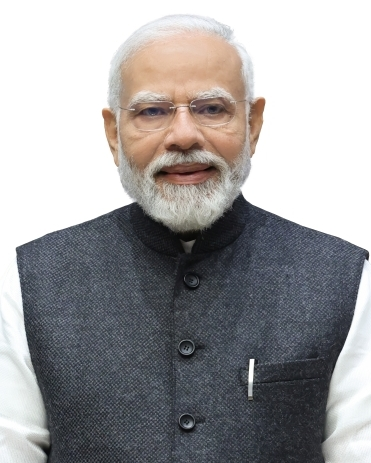
#> input picture sample_images/modiji.jpg, 371 x 463 px
$ python main.py --image sample_images/modiji.jpg
#> lines starting #> are read from the running program, lines starting #| are printed output that depends on the picture
### src/detector.py
import cv2
import os

def detect_and_crop_face(image_path, padding=50):
    """
    Detects a face in the image and returns a cropped (and padded) version of the face.
    If no face is detected, returns the original image.
    """
#> called with image_path = 'sample_images/modiji.jpg', padding = 50
    if not os.path.exists(image_path):
        raise FileNotFoundError(f"Image not found at {image_path}")

    # Load image
    img = cv2.imread(image_path)
#> img is the input picture: shape (463, 371, 3); mean B, G, R 158.7, 157.6, 158.8
    if img is None:
        raise ValueError("Failed to load image with OpenCV.")

    gray = cv2.cvtColor(img, cv2.COLOR_BGR2GRAY)
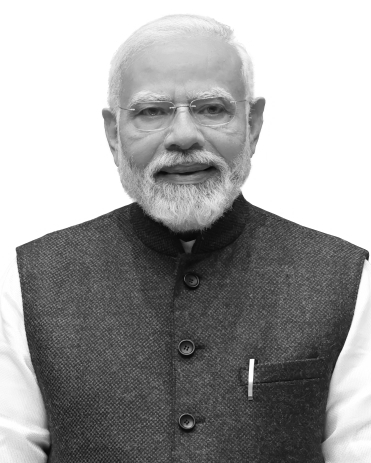
#> gray: shape (463, 371); min 7, max 255, mean 158.1

    # Load Haar cascade
    cascade_path = cv2.data.haarcascades + 'haarcascade_frontalface_default.xml'
    face_cascade = cv2.CascadeClassifier(cascade_path)

    faces = face_cascade.detectMultiScale(gray, scaleFactor=1.1, minNeighbors=5, minSize=(30, 30))
#> faces = [[103, 49, 160, 160]]

    if len(faces) == 0:
        return img, False

    # Take the first detected face
    x, y, w, h = faces[0]
#> x = 103; y = 49; w = 160; h = 160

    # Add padding
    x_start = max(0, x - padding)
#> x_start = 53
    y_start = max(0, y - padding)
#> y_start = 0
    x_end = min(img.shape[1], x + w + padding)
#> x_end = 313
    y_end = min(img.shape[0], y + h + padding)
#> y_end = 259

    cropped = img[y_start:y_end, x_start:x_end]
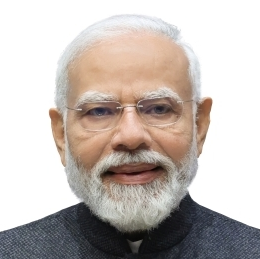
#> cropped: shape (259, 260, 3); mean B, G, R 181.9, 186.8, 195.3
    return cropped, True

### src/searcher.py
import os
import json
import requests
from dotenv import load_dotenv

load_dotenv()

SERPAPI_KEY = os.getenv("SERPAPI_KEY")
SOCIAL_DOMAINS = ["x.com", "twitter.com", "instagram.com", "linkedin.com", "reddit.com", "facebook.com"]

def reverse_image_search(image_path, mock=False, mock_file="mock_search.json"):
    """
    Perform a reverse image search using SerpApi Google Lens engine.
    Filters visual_matches to prioritize social media domains.
    """
    if mock:
        print(f"      -> [MOCK] Loading mock data from {mock_file}...")
        if os.path.exists(mock_file):
            with open(mock_file, 'r') as f:
                return json.load(f)
        else:
            # Create a default mock if it doesn't exist
            mock_data = {
                "source_platform": "X",
                "post_url": "https://x.com/example/status/123456789",
                "title": "Example Post about the OSINT investigation",
                "thumbnail_url": "https://example.com/mock_thumb.jpg",
                "timestamp": "2023-10-01"
            }
            with open(mock_file, 'w') as f:
                json.dump(mock_data, f, indent=4)
            return mock_data

    if not SERPAPI_KEY:
        raise ValueError("SERPAPI_KEY is not set in the environment.")

    # Upload local image to SerpApi (Google Lens hack via image parameter/url)
    print("      -> Uploading image to SerpApi...")
    with open(image_path, 'rb') as f:
        files = {'image': f}
        upload_resp = requests.post(f"https://serpapi.com/image?api_key={SERPAPI_KEY}", files=files)

    upload_resp.raise_for_status()
    image_id = upload_resp.json().get('image_id')
    if not image_id:
        raise ValueError("Failed to get image_id from SerpApi.")

    print(f"      -> Search query with image_id: {image_id}")
    params = {
        "engine": "google_lens",
        "image_id": image_id,
        "api_key": SERPAPI_KEY
    }

    search_resp = requests.get("https://serpapi.com/search", params=params)
    search_resp.raise_for_status()

    result = _filter_results(search_resp.json())
    if result:
        # Save real result as mock file if missing, for later use
        if not os.path.exists(mock_file):
            with open(mock_file, 'w') as f:
                json.dump(result, f, indent=4)
    return result

# [34 lines left out: functions _filter_results, _extract_platform, not called in this run]

### main.py
import argparse
import os
import copy
from src.detector import detect_and_crop_face
from src.searcher import reverse_image_search
from src.hasher import generate_evidence_hash
from src.blockchain import BlockchainClient

def main():
    parser = argparse.ArgumentParser(description="Visual OSINT & Blockchain Evidence Verification CLI")
    parser.add_argument("--image", required=True, help="Path to the input image")
    parser.add_argument("--mock", action="store_true", help="Use mock data to avoid API credits/live network")
    parser.add_argument("--tamper-test", action="store_true", help="Demonstrate tamper detection by altering the payload before verification")

    args = parser.parse_args()

    # Step 1: Detect Face
    print("\n[1/4] Detecting Face...")
    try:
        cropped_img, found = detect_and_crop_face(args.image)
#> found = True
        if found:
            print("      -> Face detected successfully. Proceeding with cropped image.")
            import cv2
            temp_image = "temp_cropped_face.jpg"
            cv2.imwrite(temp_image, cropped_img)
            search_image_path = temp_image
        else:
            print("      -> No face detected. Proceeding with original image.")
            search_image_path = args.image
    except Exception as e:
        print(f"      -> Error in face detection: {e}")
        return

    # Step 2: OSINT Search
    print("\n[2/4] OSINT Search (Google Lens via SerpApi)...")
    try:
        payload = reverse_image_search(search_image_path, mock=args.mock)
        if not payload:
            print("      -> No matching visual evidence found.")
            return
        print(f"      -> Found Matching Evidence:")
        print(f"         Platform: {payload['source_platform']}")
        print(f"         Post URL: {payload['post_url']}")
        print(f"         Title: {payload['title']}")
    except Exception as e:
        print(f"      -> Error during OSINT search: {e}")
        return

    # Step 3: Cryptographic Hashing
    print("\n[3/4] Cryptographic Hashing...")
    try:
        original_digest, canonical_json = generate_evidence_hash(payload)
        print(f"      -> Normalized Payload:")
        print(f"         {canonical_json}")
        print(f"      -> SHA-256 Digest: {original_digest}")
    except Exception as e:
        print(f"      -> Error during hashing: {e}")
        return

    # Step 4: Blockchain Verification
    print("\n[4/4] Blockchain Verification...")
    try:
        client = BlockchainClient(use_mock=args.mock)
        client.deploy_contract()

        # Record the canonical original hash
        client.record_evidence(original_digest)

        # Verify the original payload
        print("\n--- Verification: Original Payload ---")
        client.verify_evidence(original_digest)

        if args.tamper_test:
            print("\n--- Verification: Tampered Payload ---")
            tampered_payload = copy.deepcopy(payload)
            # Mutate one character in the discovered post URL
            tampered_payload['post_url'] = tampered_payload['post_url'] + "X"

            tampered_digest, tampered_json = generate_evidence_hash(tampered_payload)
            print(f"      -> Tampered Payload:")
            print(f"         {tampered_json}")
            print(f"      -> Tampered SHA-256 Digest: {tampered_digest}")

            client.verify_evidence(tampered_digest)

    except Exception as e:
        print(f"      -> Error during blockchain operations: {e}")
        return

    finally:
        # Cleanup temp cropped image if it exists
        if 'search_image_path' in locals() and search_image_path == "temp_cropped_face.jpg" and os.path.exists("temp_cropped_face.jpg"):
            os.remove("temp_cropped_face.jpg")

if __name__ == "__main__":
    main()
